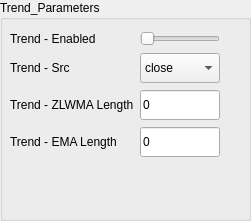
            <widget class="QGroupBox" name="grpBox_Trend_parameters_">
             <property name="geometry">
              <rect>
               <x>810</x>
               <y>280</y>
               <width>251</width>
               <height>221</height>
              </rect>
             </property>
             <property name="styleSheet">
              <string notr="true"/>
             </property>
             <property name="title">
              <string>Trend_Parameters</string>
             </property>
             <widget class="QWidget" name="layoutWidget_24">
              <property name="geometry">
               <rect>
                <x>10</x>
                <y>30</y>
                <width>222</width>
                <height>132</height>
               </rect>
              </property>
              <layout class="QGridLayout" name="gridLayout_53">
               <item row="0" column="0">
                <widget class="QLabel" name="lblMptEnabled_21">
                 <property name="styleSheet">
                  <string notr="true"/>
                 </property>
                 <property name="text">
                  <string>Trend - Enabled</string>
                 </property>
                </widget>
               </item>
               <item row="1" column="0">
                <widget class="QLabel" name="lblTrendAppliedPrice_9">
                 <property name="styleSheet">
                  <string notr="true"/>
                 </property>
                 <property name="text">
                  <string>Trend - Src</string>
                 </property>
                </widget>
               </item>
               <item row="1" column="1">
                <widget class="QComboBox" name="drpTrendAppliedPrice_9">
                 <property name="minimumSize">
                  <size>
                   <width>0</width>
                   <height>30</height>
                  </size>
                 </property>
                 <property name="styleSheet">
                  <string notr="true"/>
                 </property>
                 <item>
                  <property name="text">
                   <string>close</string>
                  </property>
                 </item>
                 <item>
                  <property name="text">
                   <string>open</string>
                  </property>
                 </item>
                 <item>
                  <property name="text">
                   <string>high</string>
                  </property>
                 </item>
                 <item>
                  <property name="text">
                   <string>low</string>
                  </property>
                 </item>
                 <item>
                  <property name="text">
                   <string>HL2</string>
                  </property>
                 </item>
                 <item>
                  <property name="text">
                   <string>HLC3</string>
                  </property>
                 </item>
                 <item>
                  <property name="text">
                   <string>OHLC</string>
                  </property>
                 </item>
                </widget>
               </item>
               <item row="0" column="1">
                <widget class="QSlider" name="hSlider_SELL_IndicatorEnabled_28">
                 <property name="styleSheet">
                  <string notr="true"/>
                 </property>
                 <property name="maximum">
                  <number>5</number>
                 </property>
                 <property name="orientation">
                  <enum>Qt::Horizontal</enum>
                 </property>
                </widget>
               </item>
               <item row="2" column="0">
                <widget class="QLabel" name="lblTrendLongEmaPeriod_9">
                 <property name="styleSheet">
                  <string notr="true"/>
                 </property>
                 <property name="text">
                  <string>Trend - ZLWMA Length</string>
                 </property>
                </widget>
               </item>
               <item row="2" column="1">
                <widget class="QLineEdit" name="txtTrendLongEmaPeriod_9">
                 <property name="minimumSize">
                  <size>
                   <width>0</width>
                   <height>30</height>
                  </size>
                 </property>
                 <property name="styleSheet">
                  <string notr="true"/>
                 </property>
                 <property name="text">
                  <string>0</string>
                 </property>
                </widget>
               </item>
               <item row="3" column="1">
                <widget class="QLineEdit" name="txtTrendShortEmaPeriod_9">
                 <property name="sizePolicy">
                  <sizepolicy hsizetype="Expanding" vsizetype="Fixed">
                   <horstretch>0</horstretch>
                   <verstretch>0</verstretch>
                  </sizepolicy>
                 </property>
                 <property name="minimumSize">
                  <size>
                   <width>0</width>
                   <height>30</height>
                  </size>
                 </property>
                 <property name="styleSheet">
                  <string notr="true"/>
                 </property>
                 <property name="text">
                  <string>0</string>
                 </property>
                </widget>
               </item>
               <item row="3" column="0">
                <widget class="QLabel" name="lblTrendShortEmaPeriod_9">
                 <property name="styleSheet">
                  <string notr="true"/>
                 </property>
                 <property name="text">
                  <string>Trend - EMA Length</string>
                 </property>
                </widget>
               </item>
               <item row="1" column="2">
                <spacer name="horizontalSpacer_33">
                 <property name="orientation">
                  <enum>Qt::Horizontal</enum>
                 </property>
                 <property name="sizeHint" stdset="0">
                  <size>
                   <width>40</width>
                   <height>20</height>
                  </size>
                 </property>
                </spacer>
               </item>
              </layout>
             </widget>
            </widget>
